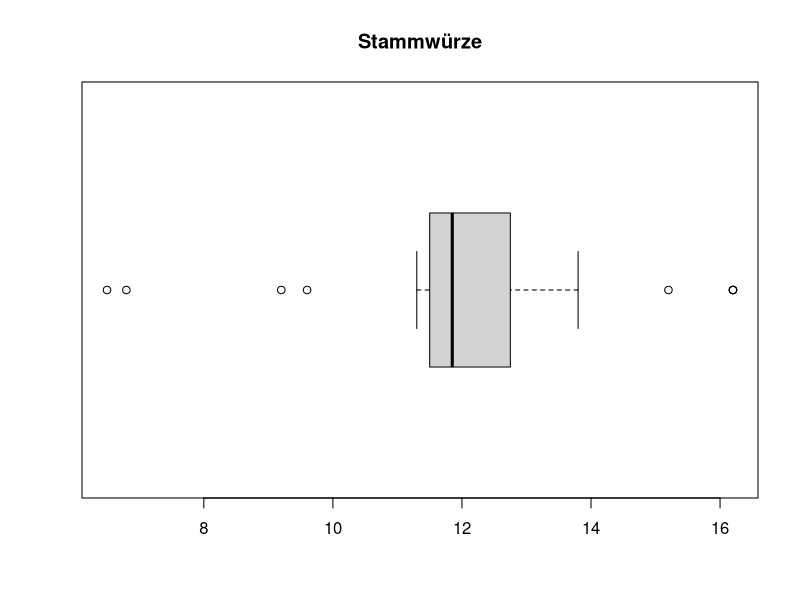
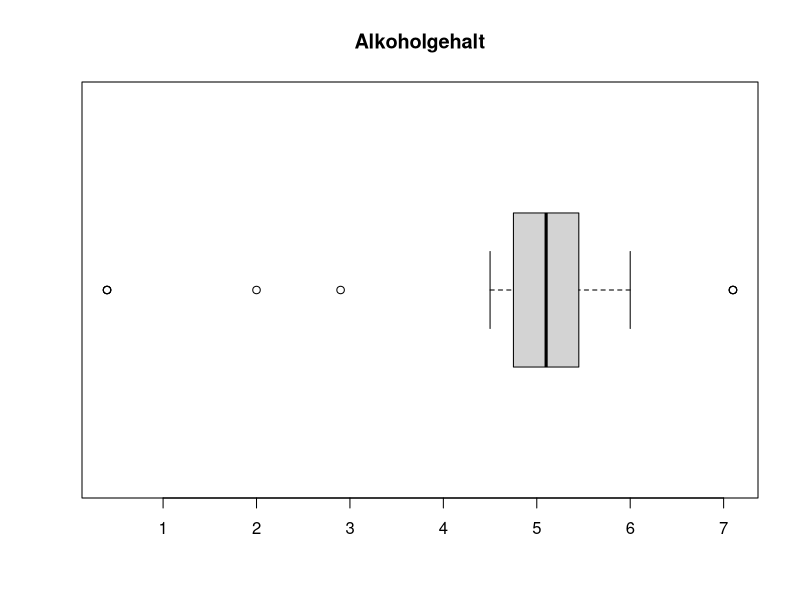
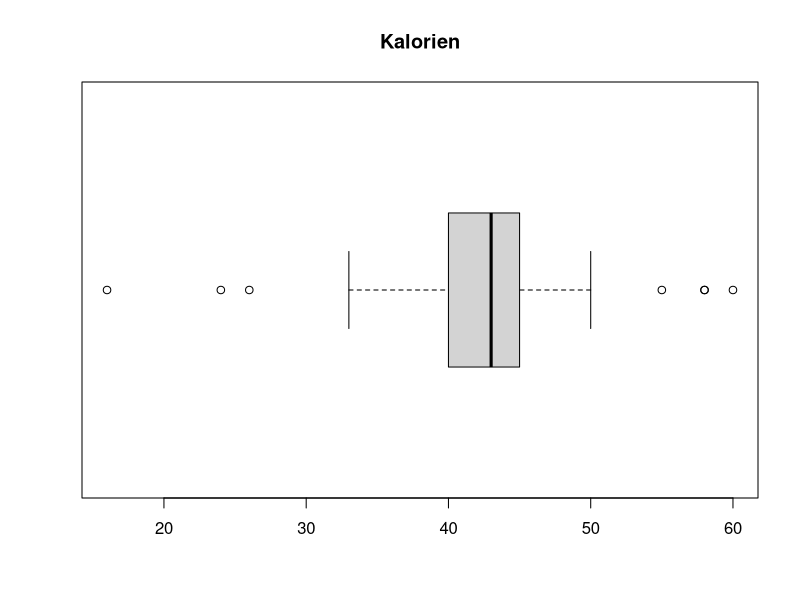
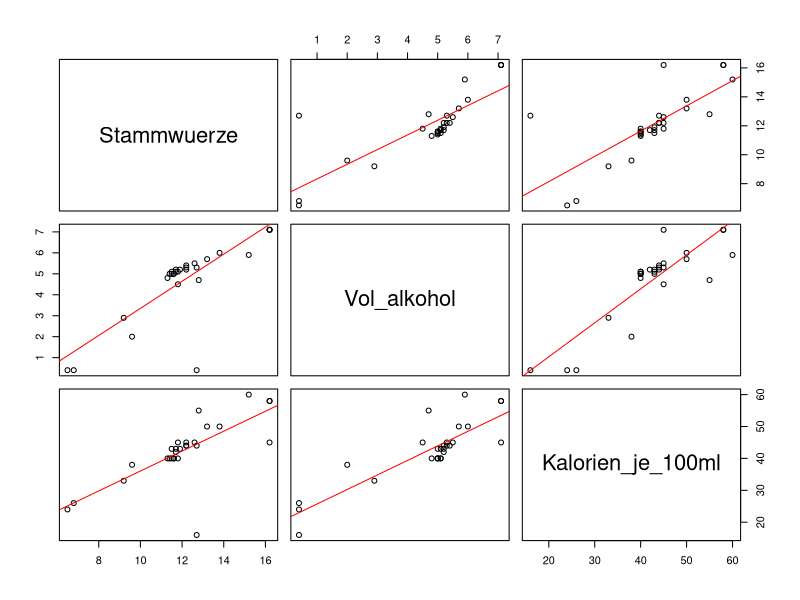
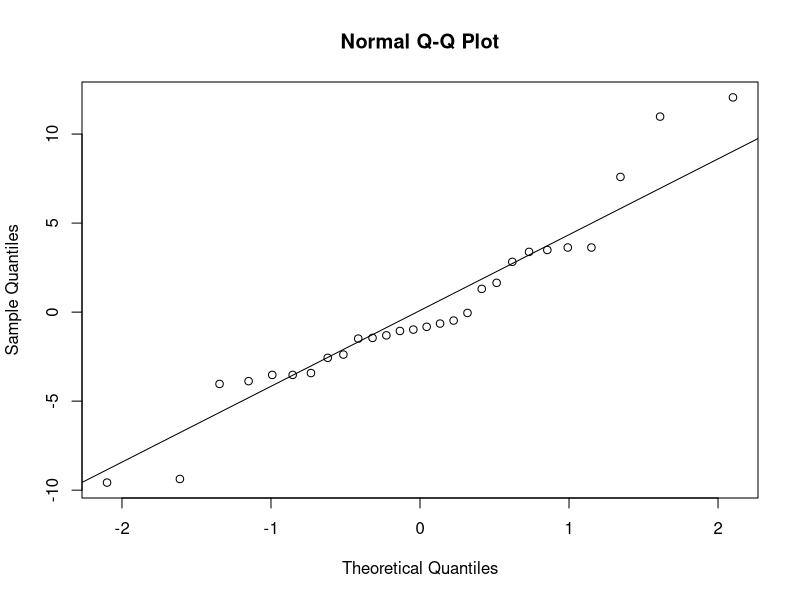
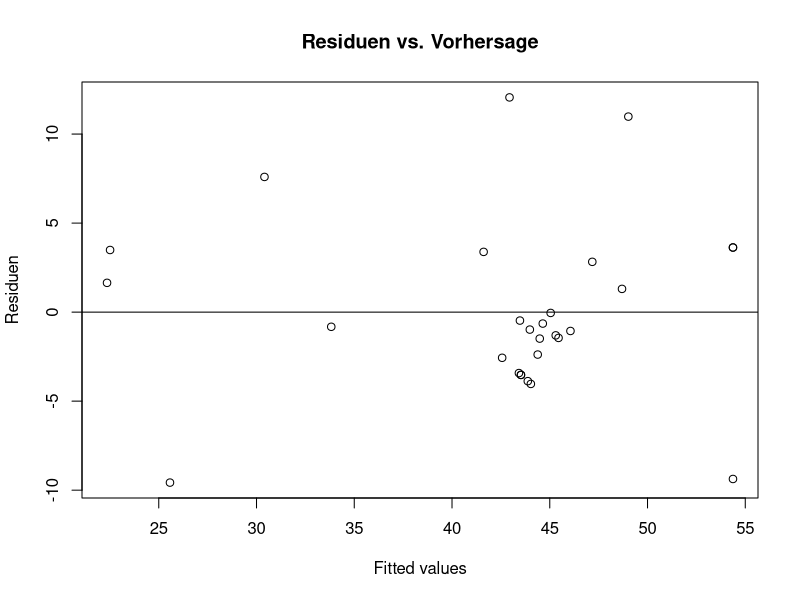
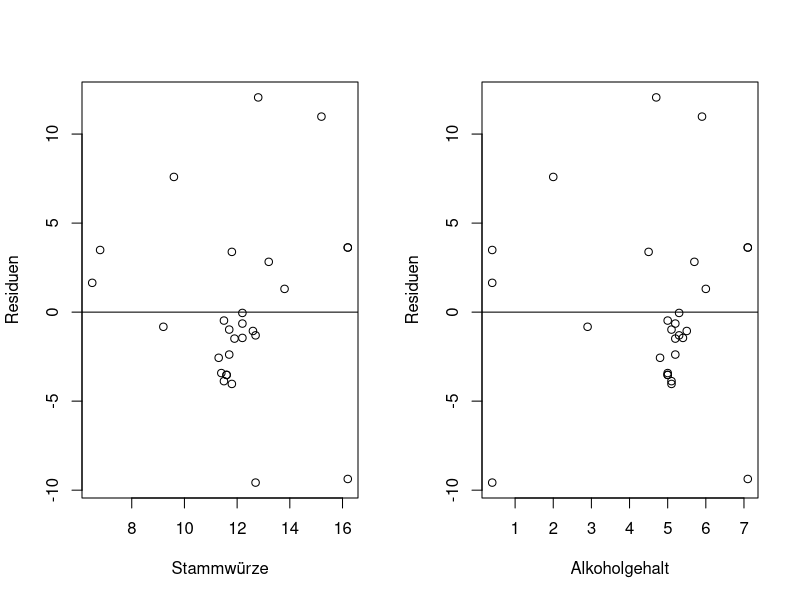

These figures' R source, in order:
## ---- chunk 1
options(scipen = 9999)
bierdaten = read.table("wi21b043.txt", sep = ";", header = TRUE)
head(bierdaten)
## ---- chunk 2
nrow(bierdaten)
## ---- chunk 3
summary(bierdaten)
## ---- chunk 4
bierdaten_clean <- subset(bierdaten, complete.cases(bierdaten))
## ---- chunk 5
nrow(bierdaten)          # Ursprüngliche Stichprobe
nrow(bierdaten_clean)    # Bereinigte Stichprobe
nrow(bierdaten) - nrow(bierdaten_clean)  # Anzahl der ausgeschlossenen Beobachtungen
## ---- chunk 6
summary(bierdaten_clean)
## ---- chunk 7
boxplot(bierdaten_clean$Stammwuerze, horizontal = TRUE, main ="Stammwürze")
## ---- chunk 8
boxplot(bierdaten_clean$Vol_alkohol, horizontal = TRUE, main ="Alkoholgehalt")
## ---- chunk 9
boxplot(bierdaten_clean$Kalorien_je_100ml, horizontal = TRUE, main ="Kalorien")
## ---- chunk 10
pairs(bierdaten_clean[, c("Stammwuerze", "Vol_alkohol", "Kalorien_je_100ml")],
        panel = function(x, y) {
        points(x, y)
        abline(lm(y ~ x), col = "red")
      })
## ---- chunk 11
cor(bierdaten_clean$Stammwuerze, bierdaten_clean$Vol_alkohol)
## ---- chunk 12
modell <- lm(Kalorien_je_100ml ~ Stammwuerze + Vol_alkohol, data = bierdaten_clean)
summary(modell)
## ---- chunk 13
qqnorm(residuals(modell))
qqline(residuals(modell))
## ---- chunk 14
plot(residuals(modell) ~ fitted(modell),
     main = "Residuen vs. Vorhersage",
     ylab = "Residuen", xlab = "Fitted values")
abline(h = 0)
## ---- chunk 15
par(mfrow = c(1, 2))
plot(residuals(modell) ~ bierdaten_clean$Stammwuerze, ylab = "Residuen", xlab = "Stammwürze")
abline(h = 0)
plot(residuals(modell) ~ bierdaten_clean$Vol_alkohol, ylab = "Residuen", xlab = "Alkoholgehalt")
abline(h = 0)
par(mfrow = c(1, 1))
## ---- chunk 16
modell_step <- step(modell)
summary(modell_step)
## ---- chunk 17
gosser <- data.frame(Stammwuerze = 11.9, Vol_alkohol = 5.2)
predict(modell_step, newdata = gosser, interval = "confidence")
